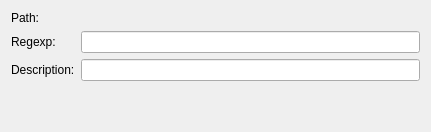
<ui version="4.0" >
 <class>DlgScriptEditing</class>
 <widget class="QWidget" name="DlgScriptEditing" >
  <property name="geometry" >
   <rect>
    <x>0</x>
    <y>0</y>
    <width>431</width>
    <height>132</height>
   </rect>
  </property>
  <layout class="QGridLayout" >
   <item row="5" column="0" colspan="2" >
    <spacer>
     <property name="orientation" >
      <enum>Qt::Vertical</enum>
     </property>
     <property name="sizeHint" stdset="0" >
      <size>
       <width>361</width>
       <height>40</height>
      </size>
     </property>
    </spacer>
   </item>
   <item row="1" column="0" >
    <widget class="QLabel" name="scriptUrlRegexpLabel" >
     <property name="text" >
      <string>Regexp:</string>
     </property>
    </widget>
   </item>
   <item row="0" column="0" >
    <widget class="QLabel" name="scriptPathLabel" >
     <property name="text" >
      <string>Path:</string>
     </property>
    </widget>
   </item>
   <item row="3" column="0" >
    <widget class="QLabel" name="scriptDescriptionLabel" >
     <property name="text" >
      <string>Description:</string>
     </property>
    </widget>
   </item>
   <item row="3" column="1" >
    <widget class="KLineEdit" name="scriptDescriptionEdit" />
   </item>
   <item row="1" column="1" >
    <widget class="KLineEdit" name="scriptUrlRegexpEdit" />
   </item>
   <item row="0" column="1" >
    <widget class="KUrlRequester" name="scriptPathRequester" />
   </item>
  </layout>
 </widget>
 <customwidgets>
  <customwidget>
   <class>KLineEdit</class>
   <extends>QLineEdit</extends>
   <header>klineedit.h</header>
  </customwidget>
  <customwidget>
   <class>KUrlRequester</class>
   <extends>QFrame</extends>
   <header>kurlrequester.h</header>
  </customwidget>
 </customwidgets>
 <resources/>
 <connections/>
</ui>
